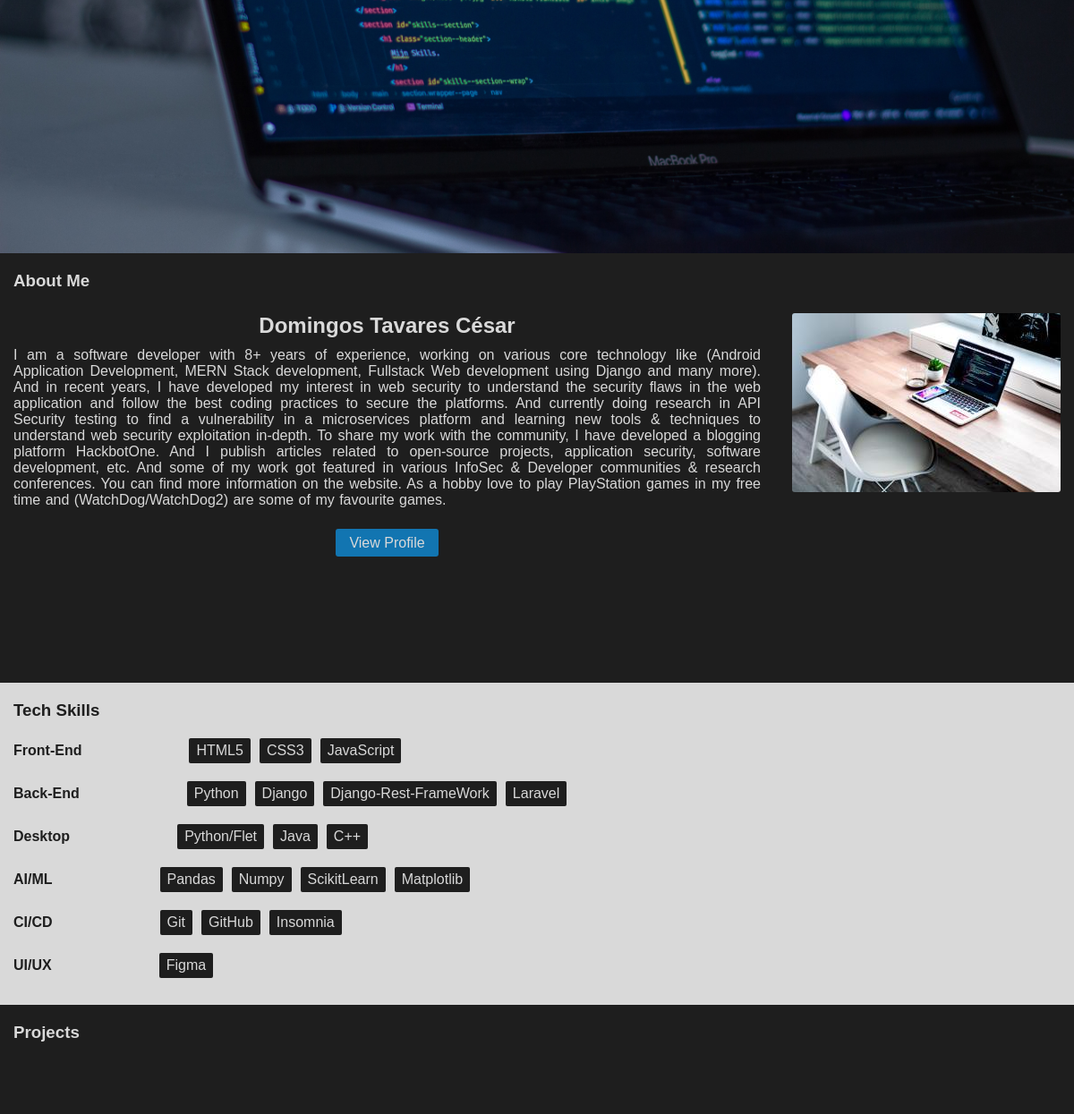
Before: / (signed in, middle part) with the older database file.
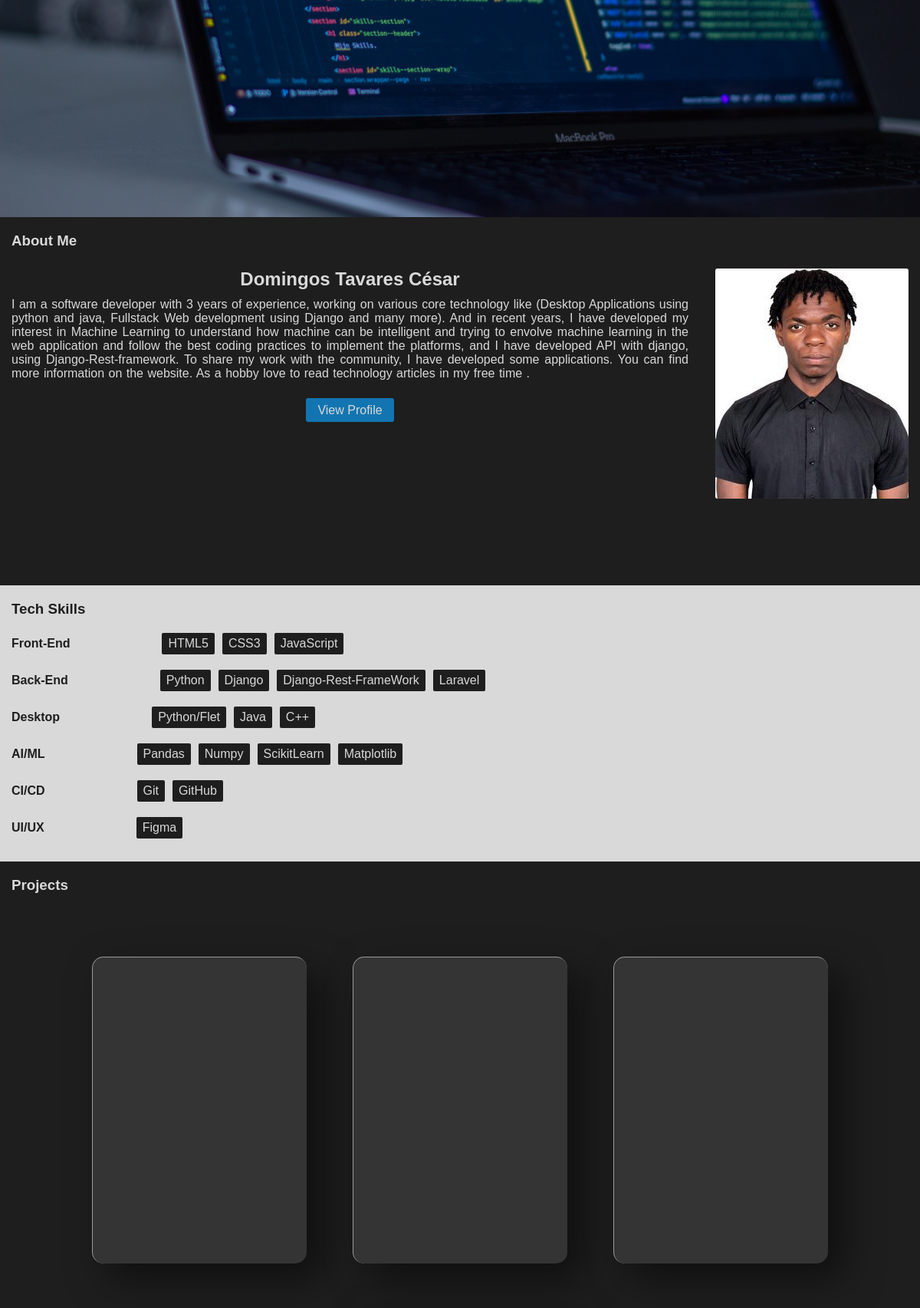
After: the same page with the newer database file.
### projects/models.py (models this page shows, shortened)
class User(AbstractUser):
    profile = models.ImageField(upload_to='profile/', null=True)
    about = models.TextField(null = False)
    cv = models.FileField(upload_to='profile/', null=True)
    def __str__(self) -> str:
        return self.username
    IMAGE_MAX_SIZE = (300, 300)

class Skill(models.Model):
    Types_choice = (
        ("Front-end", "F"), ("Back-end", "B"),
        ("Desktop", "D"), ("AI/ML", "ML"),
        ("CI/CD", "CC"), ("UI/UX", "U"),
        )
    name = models.CharField(max_length = 30, unique = True)
    types = models.CharField(max_length = 10, choices = Types_choice)
    class Meta:
        verbose_name = 'Skill'
        verbose_name_plural = 'Skills'

### projects/views.py (the view)
# urls.py: path('', views.index, name = "index"),
def index(request):
    skills = models.Skill.objects.all()
    projects = models.Project.objects.all()
    users = models.User.objects.all()
    us = models.User.objects.get(id = 1)
    return render(request, 'projects/index.html', context = {
        "skills" : skills,
        "projects" : projects,
        "users" : users,
        "us" : us,
    })

### projects/templates/projects/index.html (shortened to what the changed rows need)
{% extends 'base.html' %}
{% block content %}
    <section class="about" id="about">
       {% if user %}
                <div class="personal-data hidden">
                    {% for user in users %}
                        <div class="apresentation">
                            <h1>{{ user.first_name }} {{ user.last_name }}</h1>
                            <p>
                                {{ user.about }}
                            </p>
                            <a href="#" id="btn_profile">View Profile</a>
                        </div>
                        <div class="profile">
                            <img src="{{ user.profile.url }}" alt="{{ user.username }}" id="profile">
                        </div>
                    {% endfor %}
                </div>
       {% endif %}
    </section>
    <section class="skill hidden" id="skill">
            {% if skills %}
                <div class="tech">
                    <div class="type">
                        <div class="tech-item">
                            {% for skill in skills %}
                                {% if skill.types == 'Front-end' %}
                                    <span>{{ skill.name }}</span>
                                {% endif %}
                            {% endfor %}
                        </div>
                    </div>
                    <div class="type">
                        <div class="tech-item">
                            {% for skill in skills %}
                                {% if skill.types == 'Back-end' %}
                                    <span>{{ skill.name }}</span>
                                {% endif %}
                            {% endfor %}
                        </div>
                    </div>
                    <div class="type">
                        <div class="tech-item">
                            {% for skill in skills %}
                                {% if skill.types == 'Desktop' %}
                                    <span>{{ skill.name }}</span>
                                {% endif %}
                            {% endfor %}
                        </div>
                    </div>
                    <div class="type">
                        <div class="tech-item">
                            {% for skill in skills %}
                                {% if skill.types == 'AI/ML' %}
                                    <span>{{ skill.name }}</span>
                                {% endif %}
                            {% endfor %}
                        </div>
                    </div>
                    <div class="type">
                        <div class="tech-item">
                            {% for skill in skills %}
                                {% if skill.types == 'CI/CD' %}
                                    <span>{{ skill.name }}</span>
                                {% endif %}
                            {% endfor %}
                        </div>
                    </div>
                    <div class="type">
                        <div class="tech-item">
                            {% for skill in skills %}
                                {% if skill.types == 'UI/UX' %}
                                    <span>{{ skill.name }}</span>
                                {% endif %}
                            {% endfor %}
                        </div>
                    </div>
                </div>
            {% endif %}
    </section>
{% endblock content %}

Changed rows visible on the page:
removed Skill: name "Insomnia", shown under "CI/CD"
changed User "Domingos Tavares": about "…a software developer with 8+ years of experience, working on various core technology like (Android Application Development, MERN Stack development, Fullstack Web development using Django and many more). And in recent years, I have developed my interest in web security to understand the security flaws in the web application and follow the best coding practices to secure the platforms. And currently doing research in API Security testing to find a vulnerability in a microservices platform and learning new tools & techniques to understand web security exploitation in-depth. To share my work with the community, I have developed a blogging platform HackbotOne. And I publish articles related to…" → "…a software developer with 3 years of experience, working on various core technology like (Desktop Applications using python and java, Fullstack Web development using Django and many more). And in recent years, I have developed my interest in Machine Learning to understand how machine can be intelligent and trying to envolve machine learning in the web application and follow the best coding practices to implement the platforms, and I have developed API with django, using Django-Rest-framework. To share my work with the community, I have developed some applications. You can find more information on the website. As a hobby love to read technology articles in my free time ."; profile: a different picture
